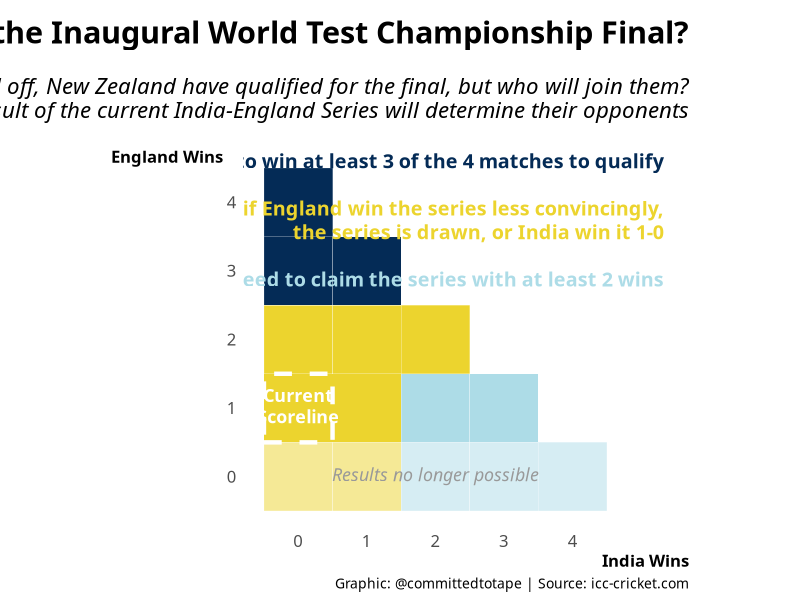
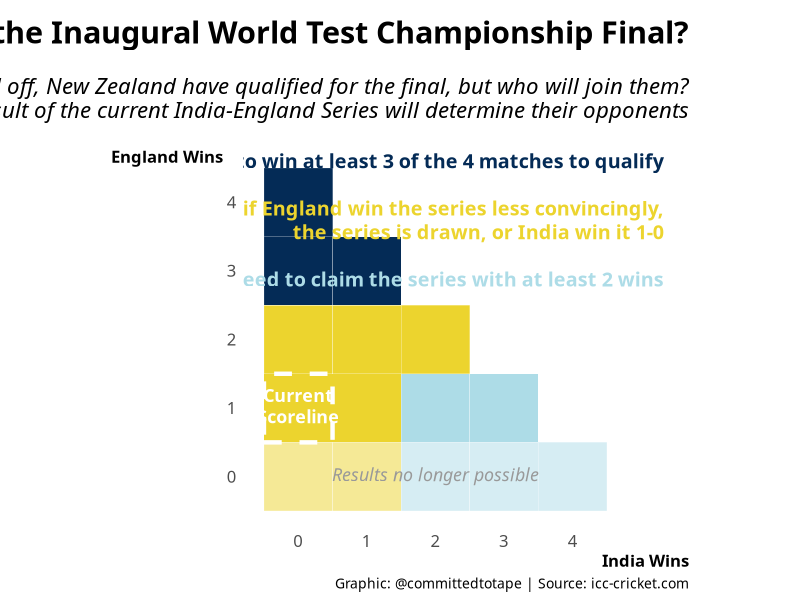

Generate these figures, in order, with R:
library(tidyverse)
library(ggtext)
library(glue)
library(here)

wins <- tibble(india = 0:4, england = 0:4)

outcomes <- expand(wins, india, england) %>% 
  filter(india + england <= 4) %>% 
  mutate(finalist = case_when(england >= 3 ~ "ENG",
                              england >= india ~ "AUS",
                              india == 1 & england == 0 ~ "AUS",
                              TRUE ~ "IND"))

current_score <- outcomes %>% 
  filter(england == 1, india == 0)

possible_outcomes <- outcomes %>% 
  mutate(not_possible = england < current_score$england |
         india < current_score$india)

col_pal <- c("#ECD42E", "#042B56", "#ADDCE7")

ggplot() +
  geom_tile(data = filter(possible_outcomes, not_possible == 0),
                   aes(x = india, y = england, fill = finalist), 
                   colour = "white") +
  geom_tile(data = filter(possible_outcomes, not_possible == 1),
                   aes(x = india, y = england, fill = finalist), 
                   colour = "white", alpha = 0.5) +
  geom_tile(data = current_score, 
            aes(x = india, y = england, fill = finalist), 
            colour = "white", size = 1.5, linetype = 2) +
  geom_richtext(data = current_score, 
            aes(x = india, y = england, label = "**Current<br>Scoreline**"), 
            fill = NA, label.color = NA, colour = "white", size = 4.5,
            family = "Avenir Next Condensed") +
  geom_richtext(data = current_score, 
                aes(x = 2, y = 0, label = "*Results no longer possible*"), 
                fill = NA, label.color = NA, colour = "gray60", size = 4.5, 
                family = "Avenir Next Condensed") +
  geom_richtext(data = NULL, 
                aes(x = 5.4, y = 3.7, 
                    label = "<span style='color:#042B56'>**England need to win at least 3 of the 4 matches to qualify**</span><br><br>
                             <span style='color:#ECD42E'>**Australia qualify if England win the series less convincingly,<br>the series is drawn, or India win it 1-0**</span><br><br>
                             <span style='color:#ADDCE7'>**India need to claim the series with at least 2 wins**</span>"), 
                fill = NA, label.color = NA, size = 5, 
                family = "Avenir Next Condensed", hjust = 1) +
  scale_fill_manual(values = col_pal) +
  scale_x_continuous("India Wins", breaks = 0:4) +
  scale_y_continuous("England Wins") +
  labs(title = "Who will be joining NZ in the Inaugural World Test Championship Final?",
       subtitle = glue("With the South Africa-Australia Series called off, New Zealand have qualified for the final, but who will join them?
                       The result of the current India-England Series will determine their opponents"),
       caption = "Graphic: @committedtotape | Source: icc-cricket.com") +
  coord_fixed() +
  theme_minimal(base_family = "Avenir Next Condensed") +
  theme(panel.grid = element_blank(),
        legend.position = "none",
        plot.title = element_text(hjust = 1, size = 22, face = "bold", margin = margin(10,0,20,0)),
        plot.subtitle = element_text(hjust = 1, size = 16, face = "italic", margin = margin(0,0,20,0)),
        plot.caption = element_text(size = 10),
        axis.title.y = element_text(angle = 0, size = 12, face = "bold"),
        axis.title.x = element_text(hjust = 1, size = 12, face = "bold"),
        axis.text = element_text(size = 12))

ggsave(here("world_test_finals","plots","world_test_championship.png"), width = 13, height = 8)
